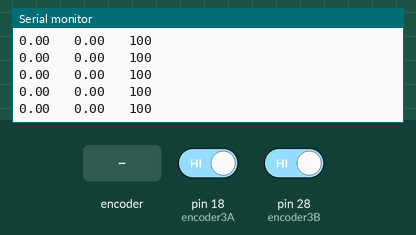
Simulated run of this sketch. Board: Arduino Mega 2560, built with avr-gcc and run on an emulated ATmega2560. Shown: the last lines printed to the serial monitor. The inputs (shaded band) are chosen by the test bench; at power-on: pin 18 (encoder3A) HIGH, pin 28 (encoder3B) HIGH.

Above: at 1.2 s.
1.3 s: rotary encoder on pin 18 (encoder3A) / pin 28 (encoder3B) turned 1 step (first pin leading)
At 1.31 s:
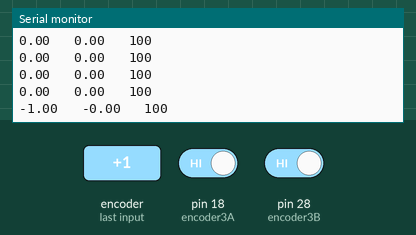
3.0 s: rotary encoder on pin 18 (encoder3A) / pin 28 (encoder3B) turned 2 steps (second pin leading)
At 3.31 s:
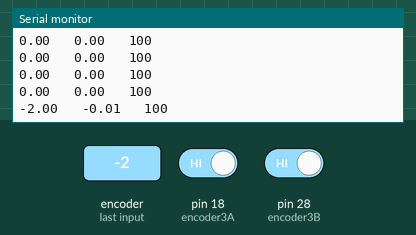
Timing chart, 0 to 6.0 s (numbered marks = the images above; inputs shaded):
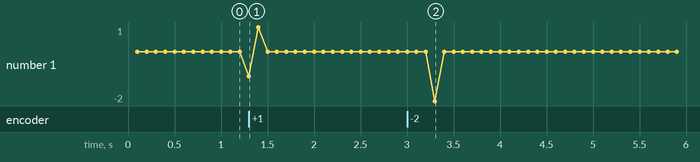

Measured:
- after the input at 1.3 s, the serial monitor: prints a new line at once (image 1)
- after the input at 3.0 s, the serial monitor: prints a new line after 0.30 s (image 2)

The sketch:

bug_Test_motor3.ino
```cpp
/********************************************************************
 * 电机测速
 * 使用millis（）函数，记录时间，单位为毫秒
 * 使用中断函数，当引脚电平改变时触发，计数一次
 * 磁环为12cpr，将得到的值Val除以24，得到转动圈数
 * 除以当时的时间，因为时间单位为毫秒，除以60000转换为分
 * 这时候得到电机转速Speed ，单位 转/分
 * 注意；测出来的值会有些误差，电机转速在达到设置值后还会有些许的值增加
 * BY YFROBOT
 ********************************************************************/
#include "PID_v1.h"

#define Interrupt18 5
#define Interrupt19 4
#define pi 3.1415926f

//设置模块引脚接到数字引脚18（程序用到中断函数，UNO中断引脚为数字引脚2和3）
int DIR3A = 26;     //M1 Direction Control
int DIR3B = 27;
int PWM3 = 7;
int encoder3A = 18;
int encoder3B = 28;
//float time;  //设置变量time，计时
float Speed3;  //设置变量Speed，存储转速
double duration3;//the number of the pulses of Moter3
byte encoder3ALast;
boolean Direction3;//the rotation Direction1

double sampleTime = 100;

unsigned long beginTime3;
unsigned long endTime3;

//PID variables
double Kp3=21.8,Ki3=93.12, Kd3=0.986; //Kp3=12,Ki3=11.12, Kd3=0.306  //Adjust the PID to fit the motor
double Setpoint3,Input3,Output3;
double set3 = 5.0;  // fixed setPoint
PID myPID3(&Input3,&Output3,&Setpoint3,Kp3,Ki3,Kd3,DIRECT);

//kalman filter added
// Kalman Filter application (Barun Basnet)
// Initialization of Kalman Variables

float RC = 6e-3, QC = 1e-4;  //Q = process noise covariance, R = measurement noise covariance
double Xpe0C = 0.0;  // Xpe0 = prior estimation of signal X at time t=0 (current state)
double Xe1C = 0.0;  //Xe1 = estimation of X at time t=1 (previous state)
double Ppe0C = 0.0;  //Ppe0 = prior estimation of "error covariance" at t=0,
double P1C = 1, P0C = 0; //P1 = error covariance at t=1, P0 = error covariance at t=0
double  KC = 0.0, Xe0C = 0.0, ZC = 0.0; //K = Kalman gain, Xe0 = estimation of signal at t=0, Z = measured signal at t=0


void setup(){
  Serial.begin(115200);
  EncoderInit3();//Initialize encoder
  digitalWrite(encoder3A,INPUT);
  digitalWrite(encoder3B,INPUT);
  digitalWrite(DIR3A,OUTPUT);
  digitalWrite(DIR3B,OUTPUT);
  digitalWrite(PWM3,OUTPUT);

  digitalWrite(PWM3,LOW);
  myPID3.SetMode(AUTOMATIC);
  myPID3.SetOutputLimits(-100,100);
  myPID3.SetSampleTime(sampleTime);
  myPID3.SetTunings(Kp3,Ki3,Kd3);
  beginTime3 = millis();
}

void loop(){
  /***
  Serial.print("Val:");
  Serial.print(val);
  Serial.print("    Speed:");
  Serial.print(Speed);

  Serial.print("Duration:");
  Serial.print(val);
  Serial.print("    1:");
  Serial.print(duration);
  ***/

  //PIDMovement3 (set3);  //4 cm/s

  endTime3 = millis();
  if(endTime3 - beginTime3 >=sampleTime)
  {
    Speed3=duration3/53735*5.8*pi*1000/(endTime3 - beginTime3);           // /0.01;
    Input3 = Speed3;
    Serial.print(duration3);
    Serial.print("   ");
    Serial.print(Speed3);
    Serial.print("   ");
    Serial.println(endTime3 - beginTime3);
    //Serial.print("   ");
    //Serial.println(Speed,8);

    beginTime3 = endTime3;
    /*
    ZC = Speed3;
    Serial.print(duration3, 5);Serial.print("\t");
    Xpe0C = Xe1C; //Assumption or prediction 1
    Ppe0C = P1C + QC; //Assumption or prediction 2
    KC = Ppe0C/(Ppe0C + RC); // Measurement update or correction of "Kalman gain"
    Xe0C = Xpe0C + KC * (ZC - Xpe0C); // Measurement update or correction of "estimated signal"
    P0C = (1 - KC) * Ppe0C; // Measurement update or correction of "error covariance"
    Serial.println(Xe0C*100 , 5);

    Xe1C = Xe0C; //Update: current t=0 becomes t=1 in the next step
    P1C = P0C; //Update: current t=0 becomes t=1 in the next step
    */
    duration3 = 0;
  }
  //Input3 = Xe0C;

}

void Movement3(double pwmSpeed)
{
  if (pwmSpeed>0)
  {
    analogWrite (PWM3,pwmSpeed);      //PWM Speed Control
    digitalWrite(DIR3A,HIGH);
    digitalWrite(DIR3B,LOW);
  }
  else if(pwmSpeed<0)
  {
    analogWrite (PWM3,-pwmSpeed);      //PWM Speed Control
    digitalWrite(DIR3A,LOW);
    digitalWrite(DIR3B,HIGH);
  }
}
/*
//PID modules
void PIDMovement3(double set3)
{
  Setpoint3=set3;
  //Input=4;
  myPID3.Compute();
  //Output = Speed;
  Movement3(Output3);
}
*/
//Encoder modules
void EncoderInit3() //Initialize encoder interruption
{
  Direction3 = true;//default -> Forward
  pinMode(encoder3B,INPUT);
  attachInterrupt(digitalPinToInterrupt(18) , wheelSpeed3, CHANGE);
} //Interrupt18

void wheelSpeed3()  //motor1 speed count
{
  int Lstate = digitalRead(encoder3A);
  if((encoder3ALast == LOW) && Lstate==HIGH)
  {
    int val = digitalRead(encoder3B);
    if(val == LOW && Direction3)
    {
      Direction3 = false;  //when Direction keeps false, duration++
    }
    else if(val == HIGH && !Direction3)
    {
      Direction3 = true;
    }
  }
  encoder3ALast = Lstate;

  if(!Direction3)  duration3++;
  else  duration3--;
}
```
